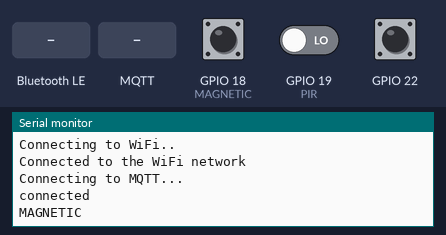
A sketch run on a simulated ESP32. On the bench: the last lines printed to the serial monitor. The test bench sets the inputs (shaded band); at power-on: GPIO 18 (MAGNETIC) HIGH, GPIO 19 (PIR) LOW, GPIO 22 HIGH. WiFi joins after 1.5 s; servers stay silent unless stated; no MQTT or app messages arrive unless stated; nothing arrives over Bluetooth unless stated; a phone connects over Bluetooth LE 3 s after start.

Above: at 3.2 s.
3.3 s: Bluetooth LE write "buzzer" received
At 3.8 s:
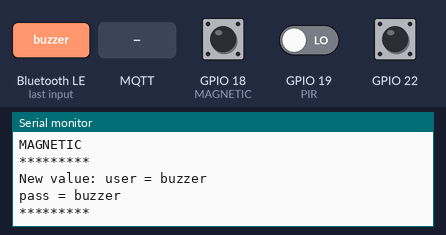
4.8 s: MQTT message "1" arrives on the first subscribed topic
At 5.9 s:
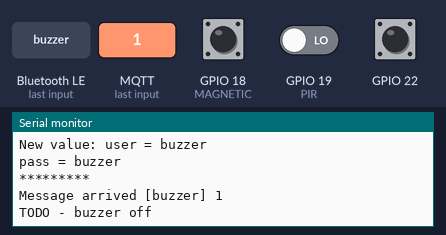
6.3 s: Bluetooth LE write "on" received
At 7.3 s:
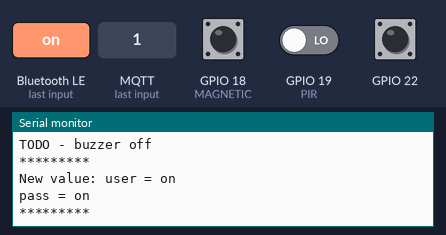
9.3 s: MQTT message "1" arrives on the second subscribed topic
At 10.5 s:
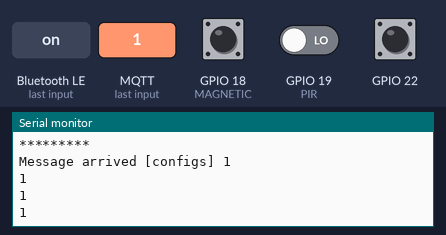
10.8 s: Bluetooth LE write "bluetooth/confirm" received
At 11.9 s:
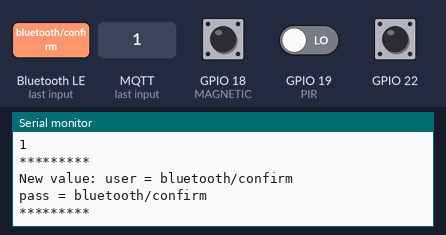
12.3 s: MQTT message "1" arrives on the third subscribed topic
At 12.8 s:
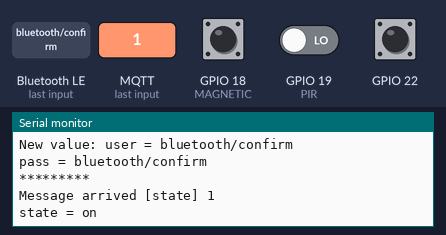

The sketch:

esp32.ino
```cpp
#include <BLEDevice.h>
#include <BLEUtils.h>
#include <BLEServer.h>
#include <BLE2902.h>
#include <WiFi.h>
#include <PubSubClient.h>

const char* ssid = "ssid";
const char* password = "pw";

const char* mqttServer = "rmsf.hadrons.xyz";
const int mqttPort = 1883;
const char* mqttUser = "";
const char* mqttPassword = "";

char message_buffer[100];
char bluetooth_buffer[100];

WiFiClient espClient;
PubSubClient client(espClient);

#define SERVICE_UUID        "service uuid"
#define CHARACTERISTIC_UUID "charact uuid"

#define S_ON 1
#define S_OFF 2
#define S_WAIT_UNLOCK_BL 3
#define S_REACTIVATE 4
#define S_BUZZER_ON 5

byte state = S_ON;
byte alarmState = 1;
byte waitTimer = 0;

#define BUZZER_PIN 23
int freq = 1000;
int channel = 0;
int resolution = 8;

int buzzerTime = 10;
int unlockTime = 10;
int reactivateTime = 10;

hw_timer_t * buzzerTimer = NULL;
hw_timer_t * unlockTimer = NULL;
hw_timer_t * reactivateTimer = NULL;

BLECharacteristic *pCharacteristic;
bool deviceConnected = false;
int received = 0;

byte unlocked = 0;
byte lock = 0;

#define MAGNETIC 18
#define PIR 22
int sensor = 0;


/*************************************************************
*                  Timers
*************************************************************/
void IRAM_ATTR buzzerOnTimer(){
  ledcWrite(channel, 0);
  Serial.println("Timer - buzzer off");
  timerStop(buzzerTimer);
  waitTimer = 0;
  state = S_ON;
}

void IRAM_ATTR unlockOnTimer(){
  Serial.println("Timer - unlock");
  timerStop(unlockTimer);
  waitTimer = 0;
  state = S_BUZZER_ON;
}

void IRAM_ATTR reactivateOnTimer(){
  Serial.println("Timer - reactivate");
  lock = 1;

  timerStop(reactivateTimer);

  waitTimer = 0;
  state = S_ON;
}


/*************************************************************
*                  MQTT Callback
*************************************************************/
void callback(char* topic, byte* payload, unsigned int length) {
  int i = 0;
  Serial.print("Message arrived [");
  Serial.print(topic);
  Serial.print("] ");

  for(i = 0; i < length; i++){
    message_buffer[i] = (char)payload[i];
  }
  message_buffer[i] = '\0';
  Serial.println(message_buffer);

  if(!strcmp(topic, "buzzer")){
    if(!strcmp(message_buffer, "on")){ //TODO - options
      Serial.println("TODO - buzzer on");

      if(state == S_ON){
        state = S_BUZZER_ON;
      }


    }else{
      Serial.println("TODO - buzzer off");
      ledcWrite(channel, 0);
    }

  }else if(!strcmp(topic, "bluetooth/confirm")){
    if(!strcmp(message_buffer, "1")){
      received = 1;
      Serial.println("bluetooth ok");
    }else{
      received = 0;
      Serial.println("bluetooth wrong");
    }

  }else if(!strcmp(topic, "configs")){
    String newValue = String(message_buffer);
    int delimiterIndex = newValue.indexOf(':');
    int secondDelimiterIndex = newValue.indexOf(':', delimiterIndex + 1);
    String v1 = newValue.substring(0, delimiterIndex);
    String v2 = newValue.substring(delimiterIndex + 1, secondDelimiterIndex);
    String v3 = newValue.substring(secondDelimiterIndex + 1); // To the end of the string
    buzzerTime = v1.toInt();
    unlockTime = v2.toInt();
    reactivateTime = v3.toInt();
    Serial.println(buzzerTime);
    Serial.println(unlockTime);
    Serial.println(reactivateTime);

    timerAlarmWrite(buzzerTimer, 1000000*buzzerTime, true);
    timerStop(buzzerTimer);

    timerAlarmWrite(unlockTimer, 1000000*unlockTime, true);
    timerStop(unlockTimer);

    timerAlarmWrite(reactivateTimer, 1000000*reactivateTime, true);
    timerStop(reactivateTimer);

  }else if(!strcmp(topic, "state")){
    if(!strcmp(message_buffer, "0")){
      Serial.println("state = off");
      alarmState = 0;
    }else if(!strcmp(message_buffer, "1")){
      Serial.println("state = on");
      alarmState = 1;
    }
  }

}


/*************************************************************
*                  Bluetooth Callback onWrite
*************************************************************/
class MyCallbacks: public BLECharacteristicCallbacks {
    void onWrite(BLECharacteristic *pCharacteristic) {
      std::string value = pCharacteristic->getValue();

      int i;
      if (value.length() > 0) {
        for (i = 0; i < value.length(); i++){
          bluetooth_buffer[i] = value[i];
        }
        bluetooth_buffer[i] = '\0';

        String newValue = (String)bluetooth_buffer;
        Serial.println("*********");
        Serial.print("New value: ");

        int delimiterIndex = newValue.indexOf(':');

        String user = newValue.substring(0, delimiterIndex);
        String pass = newValue.substring(delimiterIndex + 1);

        Serial.println("user = " + user);
        Serial.println("pass = " + pass);

        Serial.println("*********");

        client.publish("bluetooth/login", bluetooth_buffer);
      }

    }
};


/*************************************************************
*                  Bluetooth Callback onConnect
*************************************************************/
class MyServerCallbacks: public BLEServerCallbacks {
    void onConnect(BLEServer* pServer) {
      deviceConnected = true;
    };

    void onDisconnect(BLEServer* pServer) {
      deviceConnected = false;
    }
};


/*************************************************************
*                  Setup
*************************************************************/
void setup() {
  Serial.begin(115200);
  pinMode(22, INPUT_PULLUP);
  pinMode(18, INPUT_PULLUP); //MAGNETIC
  pinMode(19, INPUT_PULLUP); //PIR


  //buzzer
  ledcSetup(channel, freq, resolution);
  ledcAttachPin(BUZZER_PIN, channel);
  ledcWrite(channel, 0);

  //timers
  buzzerTimer = timerBegin(0, 80, true); //buzzer
  timerAttachInterrupt(buzzerTimer, &buzzerOnTimer, true);
  timerAlarmWrite(buzzerTimer, 1000000*buzzerTime, true);
  timerAlarmEnable(buzzerTimer);
  timerStop(buzzerTimer);

  unlockTimer = timerBegin(1, 80, true); //time to check bluetooth
  timerAttachInterrupt(unlockTimer, &unlockOnTimer, true);
  timerAlarmWrite(unlockTimer, 1000000*unlockTime, true);
  timerAlarmEnable(unlockTimer);
  timerStop(unlockTimer);

  reactivateTimer = timerBegin(3, 80, true); //time to reactivate the alarm
  timerAttachInterrupt(reactivateTimer, &reactivateOnTimer, true);
  timerAlarmWrite(reactivateTimer, 1000000*reactivateTime, true);
  timerAlarmEnable(reactivateTimer);
  timerStop(reactivateTimer);

  //WiFi connection
  WiFi.begin(ssid, password);
  while(WiFi.status() != WL_CONNECTED){
    delay(500);
    Serial.println("Connecting to WiFi..");
  }

  Serial.println("Connected to the WiFi network");

  //MQTT connection
  client.setServer(mqttServer, mqttPort);
  client.setCallback(callback);

  while(!client.connected()){
    Serial.println("Connecting to MQTT...");
    if(client.connect("ESP32Client", mqttUser, mqttPassword)){
      Serial.println("connected");
    }else{
      Serial.print("failed with state ");
      Serial.print(client.state());
      delay(2000);
    }
  }

  //MQTT subscriptions
  client.subscribe("buzzer");
  client.subscribe("configs");
  client.subscribe("state");
  client.subscribe("bluetooth/confirm");

  //Get configs from the server
  client.publish("startup", "");

  client.publish("esp/test", "Hello from ESP32"); //test

  //Bluetooth settings
  BLEDevice::init("MyESP32");
  BLEServer *pServer = BLEDevice::createServer();
  delay(100);
  pServer->setCallbacks(new MyServerCallbacks());
  BLEService *pService = pServer->createService(SERVICE_UUID);
  delay(100);
  pCharacteristic = pService->createCharacteristic(
                                         CHARACTERISTIC_UUID,
                                         BLECharacteristic::PROPERTY_READ   |
                                         BLECharacteristic::PROPERTY_WRITE  |
                                         BLECharacteristic::PROPERTY_NOTIFY |
                                         BLECharacteristic::PROPERTY_INDICATE
                                       );
  delay(100);
  //Create a BLE Descriptor
  pCharacteristic->addDescriptor(new BLE2902());

  delay(100);
  pCharacteristic->setCallbacks(new MyCallbacks());

  pCharacteristic->setValue("Locked");
  pService->start();

  delay(100);
  BLEAdvertising *pAdvertising = pServer->getAdvertising();
  pAdvertising->start();
}


/*************************************************************
*                  Loop
*************************************************************/
void loop() {
  //Serial.println(digitalRead(18));
  if(state == S_ON){
    if(alarmState == 1){
      if(received == 1){//falta mudar a função que mete isto a 1
        pCharacteristic->setValue("Unlocked");
        pCharacteristic->notify();
        client.publish("esp/test", "Unlocked");
        received = 0;
        state = S_REACTIVATE;
      }
      if(!digitalRead(22)){//botao teste
        state = S_WAIT_UNLOCK_BL;
        Serial.println("botao");
      }
      if(digitalRead(18)){// MAGNETIC
        sensor = MAGNETIC;
        state = S_WAIT_UNLOCK_BL;
        Serial.println("MAGNETIC");
      }
      if(digitalRead(19)){//PIR
        sensor = PIR;
        state = S_WAIT_UNLOCK_BL;
        Serial.println("PIR");
      }
    }else{
      state = S_OFF;
    }
  }else if(state == S_REACTIVATE){
    if(reactivateTime == 0){
      alarmState = 0;
      state = S_OFF;
    }
    else if(reactivateTime > 0 && waitTimer == 0){
      timerRestart(reactivateTimer);
      waitTimer = 1;
    }

  }else if(state == S_WAIT_UNLOCK_BL){
    if(waitTimer == 0){
      timerRestart(unlockTimer);
      waitTimer = 1;
    }
    if(received == 1){//falta mudar a função que mete isto a 1
      timerStop(unlockTimer);
      pCharacteristic->setValue("Unlocked");
      pCharacteristic->notify();
      received = 0;
      state = S_REACTIVATE;
      waitTimer = 0;
    }

  }else if(state == S_BUZZER_ON){
    if(waitTimer == 0){
      if(sensor == MAGNETIC){
        client.publish("sensor", "magnetic");
      }else if(sensor == PIR){
        client.publish("sensor", "pir");
      }
      Serial.println("Buzzer timer on");
      ledcWrite(channel, 128);
      timerRestart(buzzerTimer);
      waitTimer = 1;
    }

  }else if(state == S_OFF){
    if(alarmState == 0){

    }else{
      state = S_ON;
    }
  }

  if(lock){
    pCharacteristic->setValue("Locked");
    pCharacteristic->notify();
    lock = 0;
  }

  client.loop();
}
```

Measured:
- after the input at 3.3 s, the serial monitor: prints a new line at once (image 1)
- after the input at 4.8 s, the serial monitor: prints a new line at once (image 2)
- after the input at 6.3 s, the serial monitor: prints a new line at once (image 3)
- after the input at 9.3 s, the serial monitor: prints a new line at once (image 4)
- after the input at 10.8 s, the serial monitor: prints a new line at once (image 5)
- after the input at 12.3 s, the serial monitor: prints a new line at once (image 6)
